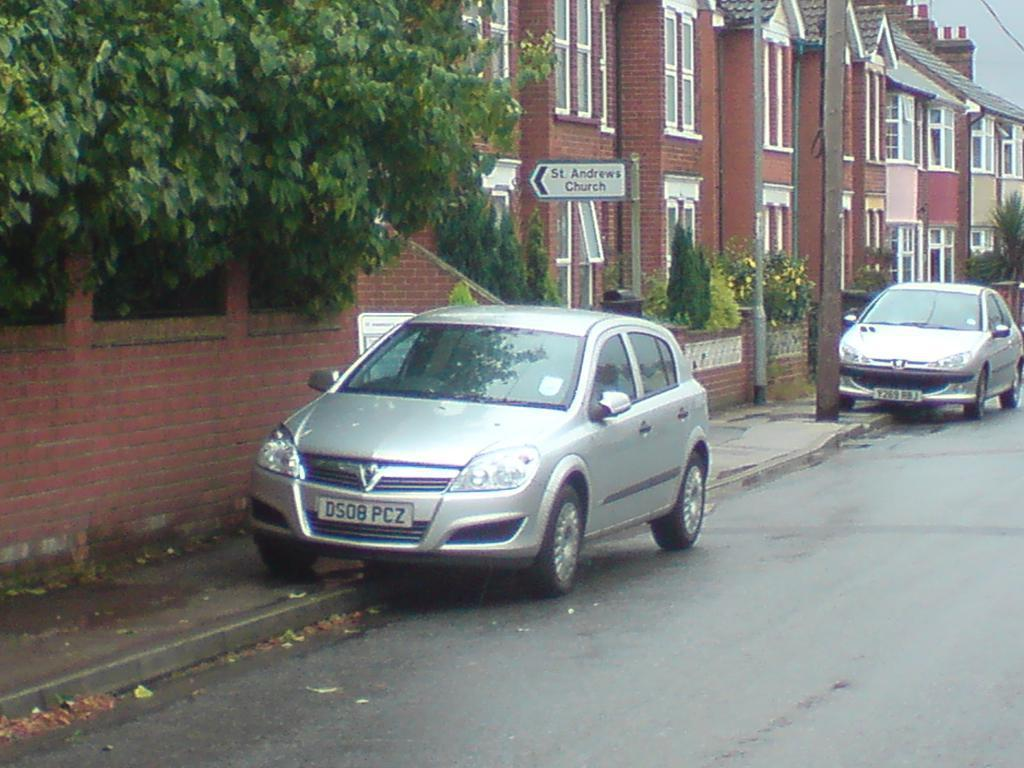
#> input picture source/0002a5b67e5f0909_jpg.rf.c8f81ef986e3e99af6f349c200080453.jpg, 1024 x 768 px
$ python -i lowlight.py   (imports and definitions only)
#> lines starting #> are read from the running program, lines starting #| are printed output that depends on the picture
import cv2
import numpy as np

def gamma_correction(image, gamma=0.5):
    table = np.array([((i / 255.0) ** gamma) * 255 for i in np.arange(256)]).astype("uint8")
    return cv2.LUT(image, table)

def low_light(image):
    gamma_img = gamma_correction(img, gamma=0.5)

    lab = cv2.cvtColor(gamma_img, cv2.COLOR_BGR2LAB)
    l, a, b = cv2.split(lab)
    clahe = cv2.createCLAHE(clipLimit=2.0, tileGridSize=(8,8))
    l_enh = clahe.apply(l)
    lab_enh = cv2.merge((l_enh, a, b))
    clahe_img = cv2.cvtColor(lab_enh, cv2.COLOR_LAB2BGR)
    return clahe_img

>>> import cv2
>>> picture = cv2.imread('0002a5b67e5f0909_jpg.rf.c8f81ef986e3e99af6f349c200080453.jpg', cv2.IMREAD_GRAYSCALE)
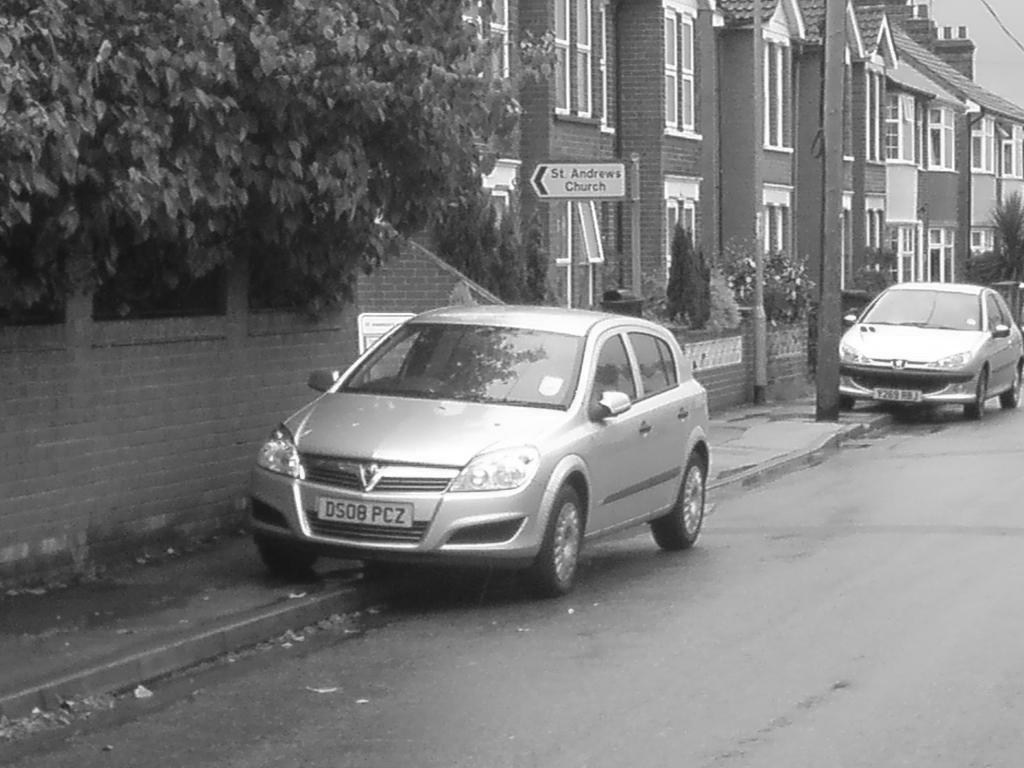
#> picture: shape (768, 1024); min 17, max 255, mean 119.7
#> (the run stopped early here; a loop or call above may not have finished)
